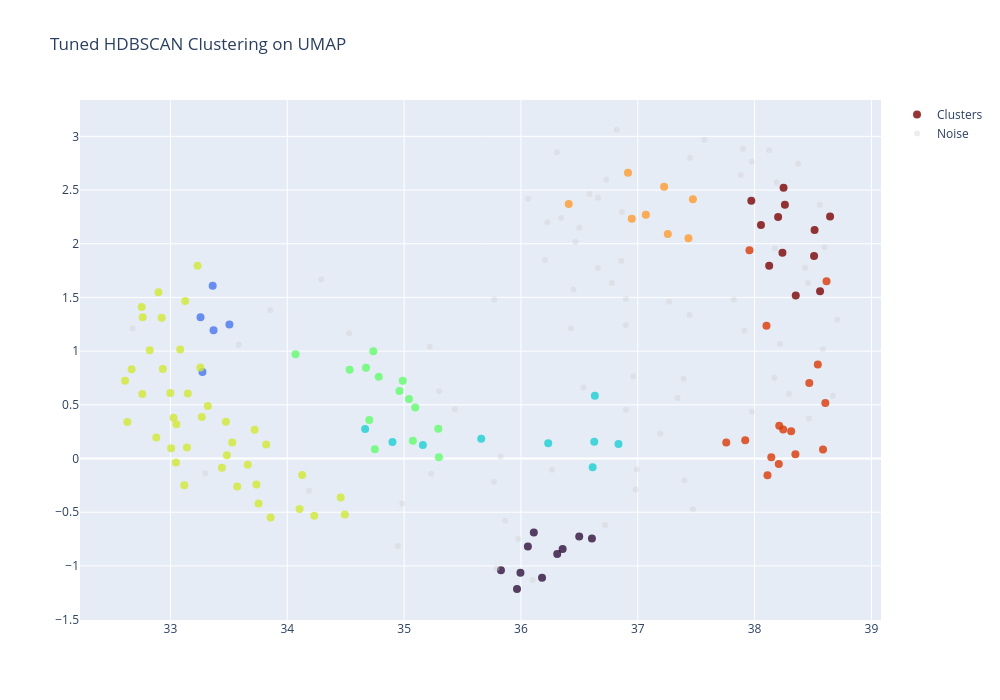

Notebook source saved alongside this figure:
### Code cell
# Final Visualization: Tuned HDBSCAN on UMAP
if "UMAP1" in metadata.columns and "hdbscan_tuned" in metadata.columns:
    fig = go.Figure()
    # Clusters
    mask = metadata["hdbscan_tuned"] != -1
    fig.add_trace(go.Scatter(
        x=metadata.loc[mask, "UMAP1"],
        y=metadata.loc[mask, "UMAP2"],
        mode='markers',
        marker=dict(
            size=8,
            color=metadata.loc[mask, "hdbscan_tuned"],
            colorscale='Turbo',
            opacity=0.8,
            showscale=False
        ),
        text=metadata.loc[mask, "name"],
        customdata=metadata.loc[mask, ["UMAP1", "UMAP2", "hdbscan_tuned", "family", "resource_category"]],
        hovertemplate="<b>%{hovertext}</b><br>Cluster: %{customdata[2]}<br>Family: %{customdata[3]}<extra></extra>",
        name='Clusters'
    ))
    # Noise
    mask_noise = metadata["hdbscan_tuned"] == -1
    fig.add_trace(go.Scatter(
        x=metadata.loc[mask_noise, "UMAP1"],
        y=metadata.loc[mask_noise, "UMAP2"],
        mode='markers',
        marker=dict(
            size=6,
            color='lightgrey',
            opacity=0.4
        ),
        text=metadata.loc[mask_noise, "name"],
        customdata=metadata.loc[mask_noise, ["UMAP1", "UMAP2", "hdbscan_tuned", "family", "resource_category"]],
        hovertemplate="<b>%{hovertext}</b> (Noise)<br>Family: %{customdata[3]}<extra></extra>",
        name='Noise'
    ))
    fig.update_layout(
        title="Tuned HDBSCAN Clustering on UMAP",
        width=1000,
        height=700,
        hoverlabel=dict(bgcolor="white", font_size=12)
    )
    fig.show()

# Cluster → languages → size
for cid, group in metadata.groupby("hdbscan_tuned"):
    langs = group["language"].unique()
    size = len(group)
    print(f"Cluster {cid}: {size} items | Languages: {list(langs)}")

### Figure 1 — Plotly figure (JSON) as saved in the notebook; plotly's stock layout.template omitted (floating-point values rounded to 4 significant figures; data arrays with more than 128 entries replaced by an {"elided": "..."} marker saying what was removed)
{"data": [{"customdata": {"elided": "115x5 mixed values"}, "hovertemplate": "<b>%{hovertext}</b><br>Cluster: %{customdata[2]}<br>Family: %{customdata[3]}<extra></extra>", "marker": {"color": [7, 7, 7, 7, 7, 7, 7, 0, 7, 7, 7, 1, 7, 7, 5, 6, 0, 6, 6, 6, 5, 6, 5, 2, 6, 0, 5, 6, 1, 1, 2, 2, 0, 0, 2, 4, 0, 3, 4, 2, 3, 4, 3, 2, 2, 4, 3, 3, 4, 4, 5, 4, 4, 4, 4, 4, 6, 0, 4, 5, 4, 4, 6, 6, 4, 3, 0, 2, 5, 3, 6, 6, 5, 6, 3, 2, 0, 4, 4, 4, 4, 4, 4, 6, 6, 6, 1, 3, 4, 4, 3, 4, 4, 3, 4, 4, 0, 1, 4, 3, 4, 4, 4, 4, 4, 4, 4, 3, 4, 4, 4, 4, 4, 3, 4], "colorscale": [[0, "#30123b"], [0.07143, "#4145ab"], [0.1429, "#4675ed"], [0.2143, "#39a2fc"], [0.2857, "#1bcfd4"], [0.3571, "#24eca6"], [0.4286, "#61fc6c"], [0.5, "#a4fc3b"], [0.5714, "#d1e834"], [0.6429, "#f3c63a"], [0.7143, "#fe9b2d"], [0.7857, "#f36315"], [0.8571, "#d93806"], [0.9286, "#b11901"], [1, "#7a0402"]], "opacity": 0.8, "showscale": false, "size": 8}, "mode": "markers", "name": "Clusters", "text": ["Russian", "German", "Spanish", "French", "Italian", "Portuguese", "Polish", "Standard Arabic", "Romanian", "Ukrainian", "Norwegian Bokmål", "Thai", "Slovak", "Bulgarian", "Hindi", "Bosnian", "Hebrew", "Lithuanian", "Standard Latvian", "Croatian", "Urdu", "Serbian", "Marathi", "Kazakh", "Galician", "Moroccan Arabic", "Gujarati", "Belarusian", "Halh Mongolian", "Khmer", "Burmese", "Kirghiz", "Egyptian Arabic", "Amharic", "Lao", "Kinyarwanda", "Najdi Arabic", "Plateau Malagasy", "Xhosa", "Turkmen", "Javanese", "Bashkir", "Maori", "Uighur", "Tatar", "Zulu", "Samoan", "Sundanese", "Nyanja", "Igbo", "Hindi", "Southern Sotho", "Lushai", "Shona", "Yoruba", "Rundi", "Asturian", "Levantine Arabic", "Occitan (post 1500)", "Urdu", "West Central Oromo", "Ganda", "Sardinian", "Friulian", "Lingala", "Iloko", "Tunisian Arabic", "Shan", "Bhojpuri", "Fijian", "Lombard", "Sicilian", "Bengali", "Latgalian", "Balinese", "Kachin", "Mesopotamian Arabic", "Kikuyu", "Ewe", "Tsonga", "Wolof", "Pedi", "Tswana", "Venetian", "Silesian", "Ligurian", "Manipuri", "Achinese", "Ayacucho Quechua", "Dyula", "Pangasinan", "Bambara", "Luba-Lulua", "Banjar", "Mossi", "Swati", "Standard Arabic", "Santali", "Bemba (Zambia)", "Banjar", "Fon", "Kamba (Kenya)", "Umbundu", "Kabiyè", "Kimbundu", "Nigerian Fulfulde", "Southwestern Dinka", "Minangkabau", "Tumbuka", "Tamasheq", "Central Kanuri", "Nuer", "Tamasheq", "Buginese", "Chokwe"], "type": "scatter", "x": [37.97, 38.56, 38.26, 38.2, 38.51, 38.24, 38.12, 36.31, 38.25, 38.05, 38.65, 33.36, 38.35, 38.51, 37.23, 38.61, 36.06, 38.47, 38.54, 38.62, 37.07, 37.96, 36.92, 36.63, 38.21, 36.18, 36.95, 38.1, 33.26, 33.27, 35.16, 36.23, 36.0, 36.61, 35.66, 33.47, 35.83, 34.75, 33.48, 36.83, 34.78, 33.13, 35.3, 36.61, 36.63, 33.26, 34.67, 34.74, 33.53, 33.44, 37.47, 32.82, 32.93, 33.03, 33.15, 34.13, 38.31, 36.11, 33.23, 37.43, 32.76, 33.66, 37.76, 37.92, 33.72, 34.07, 35.97, 34.67, 36.41, 35.29, 38.14, 38.24, 37.26, 38.59, 34.96, 34.9, 36.36, 33.32, 34.46, 33.05, 33.57, 33.12, 33.0, 38.35, 38.11, 38.21, 33.5, 34.99, 32.92, 33.14, 34.53, 33.08, 32.61, 35.09, 33.75, 34.1, 36.5, 33.37, 34.23, 34.7, 34.49, 33.74, 33.86, 33.01, 33.27, 32.9, 32.76, 35.04, 33.82, 32.67, 32.88, 32.63, 32.75, 35.07, 33.05], "y": [2.399, 1.558, 2.363, 2.248, 1.886, 1.916, 1.795, -0.8903, 2.522, 2.175, 2.253, 1.609, 1.518, 2.129, 2.53, 0.5166, -0.8198, 0.704, 0.8757, 1.65, 2.271, 1.94, 2.661, 0.1561, 0.304, -1.11, 2.232, 1.236, 1.315, 0.8056, 0.1266, 0.143, -1.063, -0.744, 0.1832, 0.3432, -1.04, 0.08686, 0.02996, 0.1348, 0.7603, 1.468, 0.01058, -0.08171, 0.5847, 0.8464, 0.8453, 0.9996, 0.1493, -0.08602, 2.414, 1.008, 0.8328, 0.3806, 0.6064, -0.1529, 0.253, -0.6899, 1.795, 2.05, 1.315, -0.05732, 0.15, 0.1704, 0.2676, 0.9705, -1.215, 0.2748, 2.369, 0.2776, 0.01169, 0.2693, 2.091, 0.08498, 0.6288, 0.1541, -0.8432, 0.4879, -0.3629, 0.3195, -0.26, -0.2501, 0.6105, 0.03892, -0.1565, -0.05216, 1.248, 0.7231, 1.31, 0.1031, 0.8268, 1.015, 0.7233, 0.4754, -0.4196, -0.4695, -0.7256, 1.196, -0.5338, 0.3594, -0.5209, -0.2416, -0.5493, 0.09651, 0.3859, 1.547, 0.6016, 0.5538, 0.1306, 0.8307, 0.196, 0.3394, 1.412, 0.1653, -0.03689]}, {"customdata": {"elided": "76x5 mixed values"}, "hovertemplate": "<b>%{hovertext}</b> (Noise)<br>Family: %{customdata[3]}<extra></extra>", "marker": {"color": "lightgrey", "opacity": 0.4, "size": 6}, "mode": "markers", "name": "Noise", "text": ["Japanese", "Dutch", "Indonesian", "Turkish", "Czech", "Vietnamese", "Korean", "Swedish", "Hungarian", "Modern Greek (1453-)", "Danish", "Finnish", "Catalan", "Bengali", "Slovenian", "Standard Malay", "Tosk Albanian", "North Azerbaijani", "Tamil", "Nepali (individual language)", "Macedonian", "Georgian", "Malayalam", "Icelandic", "Kannada", "Afrikaans", "Telugu", "Armenian", "Basque", "Odia", "Northern Uzbek", "Norwegian Nynorsk", "Swahili (individual language)", "Sinhala", "Somali", "Panjabi", "Welsh", "Tajik", "Irish", "Southern Pashto", "Central Kurdish", "Maltese", "Northern Kurdish", "Luxembourgish", "Esperanto", "Faroese", "Assamese", "Sindhi", "Haitian", "Scottish Gaelic", "Cebuano", "Papiamento", "Tibetan", "Eastern Yiddish", "South Azerbaijani", "Tigrinya", "Limburgan", "Crimean Tatar", "Maithili", "Sanskrit", "Dzongkha", "Chhattisgarhi", "Kabyle", "Twi", "Tok Pisin", "Sango", "Central Aymara", "Kabuverdianu", "Central Atlas Tamazight", "Luo (Kenya and Tanzania)", "Nepali (individual language)", "Waray (Philippines)", "Awadhi", "Kashmiri", "Magahi", "Kashmiri"], "type": "scatter", "x": [34.29, 37.88, 35.22, 37.82, 38.19, 35.43, 37.45, 38.12, 37.91, 37.9, 38.37, 38.17, 37.97, 37.57, 38.43, 35.3, 37.39, 36.54, 36.34, 36.78, 38.3, 35.86, 36.5, 38.71, 36.47, 38.6, 36.66, 37.27, 36.98, 36.86, 36.27, 38.56, 34.95, 36.86, 34.19, 36.82, 38.17, 36.96, 38.22, 36.06, 36.43, 36.72, 36.9, 38.58, 38.46, 38.47, 36.9, 36.66, 37.47, 38.67, 33.85, 37.4, 35.77, 37.44, 35.77, 35.98, 37.98, 37.19, 36.23, 36.9, 35.83, 36.31, 35.79, 34.98, 36.99, 35.23, 32.68, 33.58, 36.1, 33.3, 37.34, 34.53, 36.59, 36.45, 36.73, 36.2], "y": [1.666, 2.641, 1.041, 1.481, 2.569, 0.4589, 2.8, 2.87, 1.192, 2.884, 2.746, 1.957, 2.764, 2.967, 1.777, 0.6266, 0.7434, 0.6612, 2.239, 1.635, 0.6033, -0.5805, 2.15, 1.292, 2.015, 1.967, 2.428, 1.461, -0.2885, 1.842, -0.1037, 2.362, -0.8149, 2.296, -0.3007, 3.061, 0.7516, 0.7651, 1.065, 2.418, 1.21, -0.619, 0.4543, 1.017, 1.635, 0.3719, 1.243, 1.774, -0.4726, 0.584, 1.381, -0.2053, -0.2174, 1.337, 1.48, -0.7495, 0.4355, 0.2322, 2.201, 1.486, 0.01701, 2.851, -1.022, -0.4182, -0.1, -0.1428, 1.21, 1.058, -1.131, -0.1383, 0.5628, 1.165, 2.464, 1.573, 2.598, 1.848]}], "layout": {"height": 700, "hoverlabel": {"bgcolor": "white", "font": {"size": 12}}, "title": {"text": "Tuned HDBSCAN Clustering on UMAP"}, "width": 1000}}
